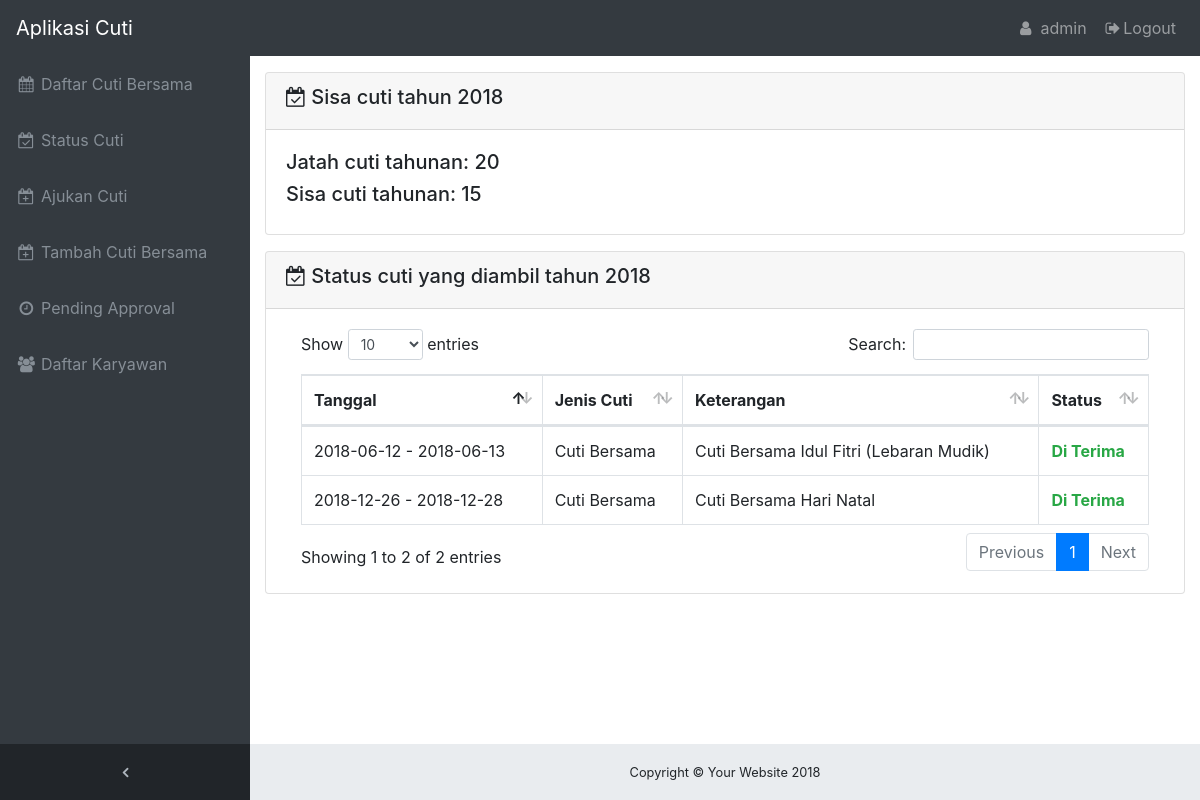
/?page=status-cuti (signed in), run on the app's committed database.
### tables this page shows
CREATE TABLE `karyawan` (
  `id` int(11) NOT NULL AUTO_INCREMENT,
  `nama` varchar(50) NOT NULL,
  `divisi` varchar(50) NOT NULL,
  `jatah_cuti_per_tahun` int(3) NOT NULL,
  `username` varchar(200) NOT NULL,
  PRIMARY KEY (`id`),
  KEY `username` (`username`),
  CONSTRAINT `karyawan_ibfk_3` FOREIGN KEY (`username`) REFERENCES `users` (`username`) ON DELETE CASCADE ON UPDATE CASCADE
);

CREATE TABLE `status_cuti` (
  `id` int(11) NOT NULL AUTO_INCREMENT,
  `tanggal_mulai` date NOT NULL,
  `tanggal_selesai` date NOT NULL,
  `jenis_cuti` varchar(140) NOT NULL,
  `keterangan_cuti` varchar(140) NOT NULL,
  `status_pengajuan` varchar(10) NOT NULL,
  `id_karyawan` int(11) NOT NULL,
  PRIMARY KEY (`id`),
  KEY `id_karyawan` (`id_karyawan`),
  CONSTRAINT `status_cuti_ibfk_2` FOREIGN KEY (`id_karyawan`) REFERENCES `karyawan` (`id`) ON DELETE CASCADE ON UPDATE CASCADE
);

### config/connection.php (called while the page is built, shortened)
<?php
$database = "cuti";
?>

### module/status-cuti.php (the view)
<?php
  function jatah_cuti($session_user) {
    include "config/connection.php";
    $result = mysqli_query($con,"SELECT * FROM karyawan
      WHERE username = '$session_user'
    ");
    while ($row = mysqli_fetch_array($result)) {
      $jatah = $row['jatah_cuti_per_tahun'];
    }
    return $jatah;
  }
?>
<?php
  function sisa_cuti($session_user) {
    include "config/connection.php";
    $jumlah = 0;
    $result = mysqli_query($con,"SELECT * FROM status_cuti
      INNER JOIN karyawan
      ON status_cuti.id_karyawan = karyawan.id
      WHERE username = '$session_user'
      AND status_pengajuan = 'Di Terima'
    ");
    while ($row = mysqli_fetch_array($result)) {
      $tanggal_mulai = $row['tanggal_mulai'];
      $tanggal_selesai = $row['tanggal_selesai'];
      $selisih = mysqli_query($con,"SELECT DATEDIFF('$tanggal_selesai', '$tanggal_mulai') AS selisih");
      while ($row2 = mysqli_fetch_array($selisih)) {
        $jumlah = $jumlah + $row2['selisih'] + 1;
      }
    }
    $sisa = jatah_cuti($session_user) - $jumlah;
    return $sisa;
  }
?>
<?php
  function view($tahun, $session_user) {
    include "config/connection.php";
    $result = mysqli_query($con,"SELECT * FROM status_cuti
      INNER JOIN karyawan
      ON status_cuti.id_karyawan = karyawan.id
      WHERE (
        year(tanggal_mulai) = $tahun
        OR
        year(tanggal_selesai) = $tahun
      )
      AND username = '$session_user'
    ");
    while ($row = mysqli_fetch_array($result)) {
?>
  <tr>
    <td><?= $row['tanggal_mulai']; ?> - <?= $row['tanggal_selesai']; ?></td>
    <td><?= $row['jenis_cuti']; ?></td>
    <td><?= $row['keterangan_cuti']; ?></td>
    <td
      <?php
        if ($row['status_pengajuan']=="Di Terima")
          echo 'class="text-success"';
        if ($row['status_pengajuan']=="Di Tolak")
          echo 'class="text-danger"';
        else
          echo 'class="text-secondary"';
      ?>
    >
      <b><?= $row['status_pengajuan']; ?></b>
    </td>
  </tr>
<?php
    }
  }
?>

### index.php (shortened to what this page needs)
<?php include "config/connection.php"; ?>
<!DOCTYPE html>
<html lang="en">
<head>
  <link href="vendor/bootstrap/css/bootstrap.min.css" rel="stylesheet">
  <link href="vendor/font-awesome/css/font-awesome.min.css" rel="stylesheet" type="text/css">
  <link href="vendor/datatables/dataTables.bootstrap4.css" rel="stylesheet">
  <link href="css/sb-admin.css" rel="stylesheet">
</head>
<body class="fixed-nav sticky-footer bg-dark" id="page-top">
  <?php include "template/navbar.php"; ?>
  <div class="content-wrapper">
    <div class="container-fluid">
      <?php
        if (!isset($_GET["page"])){
          $page = "cuti-bersama";
        }
        else{
          $page = $_GET["page"];
        }
        include "pages/$page.php"
      ?>
    </div>
    <footer class="sticky-footer">
      <div class="container">
        <div class="text-center">
          <small>Copyright © Your Website 2018</small>
        </div>
      </div>
    </footer>
  </div>
</body>
</html>

### template/navbar.php (shortened to what this page needs)
<nav class="navbar navbar-expand-lg navbar-dark bg-dark fixed-top" id="mainNav">
  <a class="navbar-brand" href="index.html">Aplikasi Cuti</a>
  <div class="collapse navbar-collapse" id="navbarResponsive">
    <ul class="navbar-nav navbar-sidenav" id="exampleAccordion">
      <li class="nav-item" data-toggle="tooltip" data-placement="right" title="Daftar Cuti Bersama">
        <a class="nav-link" href="?page=cuti-bersama">
          <i class="fa fa-fw fa-calendar"></i>
          <span class="nav-link-text">Daftar Cuti Bersama</span>
        </a>
      </li>
      <li class="nav-item" data-toggle="tooltip" data-placement="right" title="Status Cuti">
        <a class="nav-link" href="?page=status-cuti">
          <i class="fa fa-fw fa-calendar-check-o"></i>
          <span class="nav-link-text">Status Cuti</span>
        </a>
      </li>
      <li class="nav-item" data-toggle="tooltip" data-placement="right" title="Ajukan Cuti">
        <a class="nav-link" href="?page=ajukan-cuti">
          <i class="fa fa-fw fa-calendar-plus-o"></i>
          <span class="nav-link-text">Ajukan Cuti</span>
        </a>
      </li>
      <?php if ($_SESSION["level"]=="admin") { ?>
      <li class="nav-item" data-toggle="tooltip" data-placement="right" title="Tambah Cuti Bersama">
        <a class="nav-link" href="?page=tambah-cuti-bersama">
          <i class="fa fa-fw fa-calendar-plus-o"></i>
          <span class="nav-link-text">Tambah Cuti Bersama</span>
        </a>
      </li>
      <?php } ?>
      <?php if ($_SESSION["level"]=="admin") { ?>
      <li class="nav-item" data-toggle="tooltip" data-placement="right" title="Pending Approval">
        <a class="nav-link" href="?page=pending-approval">
          <i class="fa fa-fw fa-clock-o"></i>
          <span class="nav-link-text">Pending Approval</span>
        </a>
      </li>
      <?php } ?>
      <?php if ($_SESSION["level"]=="admin") { ?>
      <li class="nav-item" data-toggle="tooltip" data-placement="right" title="Daftar Karyawan">
        <a class="nav-link" href="?page=daftar-karyawan">
          <i class="fa fa-fw fa-users"></i>
          <span class="nav-link-text">Daftar Karyawan</span>
        </a>
      </li>
      <?php } ?>
    </ul>
    <ul class="navbar-nav sidenav-toggler">
      <li class="nav-item">
        <a class="nav-link text-center" id="sidenavToggler">
          <i class="fa fa-fw fa-angle-left"></i>
        </a>
      </li>
    </ul>
    <ul class="navbar-nav ml-auto">
      <li class="nav-item">
        <a class="nav-link">
          <i class="fa fa-fw fa-user"></i> <?php echo $_SESSION["username"]; ?>
        </a>
      </li>
      <li class="nav-item">
        <a href="module/logout.php" class="nav-link">
          <i class="fa fa-fw fa-sign-out"></i>Logout
        </a>
      </li>
    </ul>
  </div>
</nav>

### pages/status-cuti.php
<?php
  include "module/status-cuti.php";
?>
<div class="card mb-3">
  <div class="card-header">
    <h5><i class="fa fa-calendar-check-o"></i> Sisa cuti tahun <?= date("Y"); ?></h5>
  </div>
  <div class="card-body">
    <h5>Jatah cuti tahunan: <?= jatah_cuti($_SESSION["username"]); ?></h5>
    <h5>Sisa cuti tahunan: <?= sisa_cuti($_SESSION["username"]); ?></h5>
  </div>
</div>
<div class="card mb-3">
  <div class="card-header">
    <h5><i class="fa fa-calendar-check-o"></i> Status cuti yang diambil tahun <?= date("Y"); ?></h5>
  </div>
  <div class="card-body">
    <div class="table-responsive">
      <table class="table table-bordered" id="dataTable" width="100%" cellspacing="0">
        <thead>
          <tr>
            <th>Tanggal</th>
            <th>Jenis Cuti</th>
            <th>Keterangan</th>
            <th>Status</th>
          </tr>
        </thead>
        <tbody>
          <?php view(date("Y"), $_SESSION["username"]); ?>
        </tbody>
      </table>
    </div>
  </div>
</div>

### css/sb-admin.css (style rules this page uses)
html { position: relative; min-height: 100%; }
body { overflow-x: hidden; }
body.sticky-footer { margin-bottom: 56px; }
body.sticky-footer .content-wrapper { min-height: calc(100vh - 56px - 56px); }
body.fixed-nav { padding-top: 56px; }
.content-wrapper { min-height: calc(100vh - 56px); padding-top: 1rem; }
#mainNav .navbar-collapse { overflow: auto; max-height: 75vh; }
#mainNav .navbar-collapse .navbar-nav .nav-item .nav-link { cursor: pointer; }
#mainNav .navbar-collapse .sidenav-toggler { display: none; }
@media (min-width: 992px) { #mainNav .navbar-brand { width: 250px; } }
@media (min-width: 992px) { #mainNav .navbar-collapse { overflow: visible; max-height: none; } }
@media (min-width: 992px) { #mainNav .navbar-collapse .navbar-sidenav { position: absolute; top: 0; left: 0; -webkit-flex-direction: column; -ms-flex-direction: column; flex-direction: column; margin-top: 56px; } }
@media (min-width: 992px) { #mainNav .navbar-collapse .navbar-sidenav > .nav-item { width: 250px; padding: 0; } }
@media (min-width: 992px) { #mainNav .navbar-collapse .navbar-sidenav > .nav-item > .nav-link { padding: 1em; } }
#mainNav.fixed-top .sidenav-toggler { display: none; }
@media (min-width: 992px) { #mainNav.fixed-top .navbar-sidenav { height: calc(100vh - 112px); } }
@media (min-width: 992px) { #mainNav.fixed-top .sidenav-toggler { position: absolute; top: 0; left: 0; display: flex; -webkit-flex-direction: column; -ms-flex-direction: column; flex-direction: column; margin-top: calc(100vh - 56px); } }
@media (min-width: 992px) { #mainNav.fixed-top .sidenav-toggler > .nav-item { width: 250px; padding: 0; } }
@media (min-width: 992px) { #mainNav.fixed-top .sidenav-toggler > .nav-item > .nav-link { padding: 1em; } }
#mainNav.fixed-top.navbar-dark .sidenav-toggler { background-color: #212529; }
#mainNav.fixed-top.navbar-dark .sidenav-toggler a i { color: #adb5bd; }
.content-wrapper { overflow-x: hidden; background: white; }
@media (min-width: 992px) { .content-wrapper { margin-left: 250px; } }
#sidenavToggler i { font-weight: 800; }
#mainNav.navbar-dark .navbar-collapse .navbar-sidenav > .nav-item > .nav-link { color: #868e96; }
@media (min-width: 992px) { #mainNav.navbar-dark .navbar-collapse .navbar-sidenav { background: #343a40; } }
footer.sticky-footer { position: absolute; right: 0; bottom: 0; width: 100%; height: 56px; background-color: #e9ecef; line-height: 55px; }
@media (min-width: 992px) { footer.sticky-footer { width: calc(100% - 250px); } }

### data on the page
karyawan: jatah_cuti_per_tahun "20"
status_cuti: tanggal_mulai "2018-06-12", tanggal_selesai "2018-06-13", jenis_cuti "Cuti Bersama", keterangan_cuti "Cuti Bersama Idul Fitri (Lebaran Mudik)", status_pengajuan "Di Terima"
status_cuti: tanggal_mulai "2018-12-26", tanggal_selesai "2018-12-28", jenis_cuti "Cuti Bersama", keterangan_cuti "Cuti Bersama Hari Natal", status_pengajuan "Di Terima"

### other printed values
$_SESSION["username"] "admin"
sisa_cuti($_SESSION["username"]) "15"
